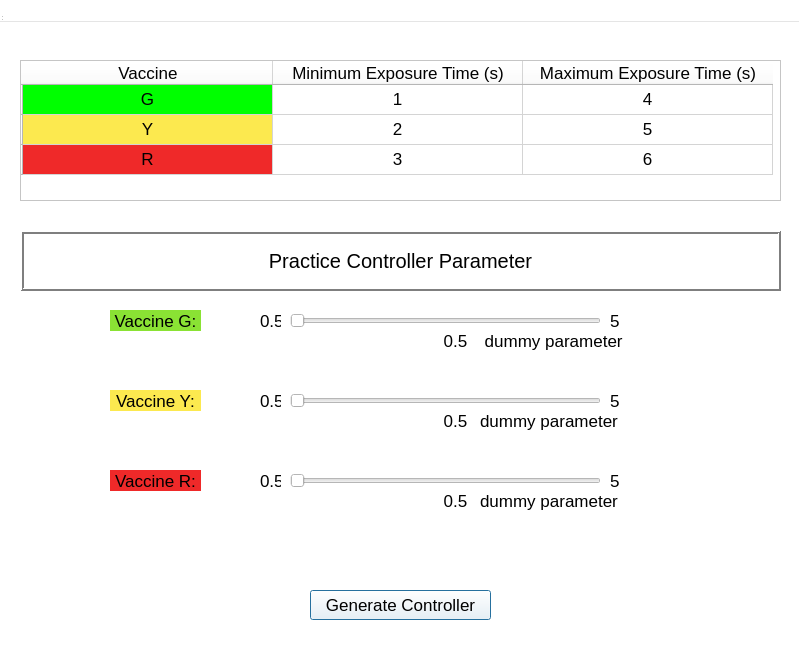
<?xml version="1.0" encoding="UTF-8"?>
<ui version="4.0">
 <class>MainWindow</class>
 <widget class="QDialog" name="MainWindow">
  <property name="geometry">
   <rect>
    <x>0</x>
    <y>0</y>
    <width>799</width>
    <height>665</height>
   </rect>
  </property>
  <property name="palette">
   <palette>
    <active>
     <colorrole role="WindowText">
      <brush brushstyle="SolidPattern">
       <color alpha="255">
        <red>0</red>
        <green>0</green>
        <blue>0</blue>
       </color>
      </brush>
     </colorrole>
     <colorrole role="Button">
      <brush brushstyle="SolidPattern">
       <color alpha="255">
        <red>255</red>
        <green>255</green>
        <blue>255</blue>
       </color>
      </brush>
     </colorrole>
     <colorrole role="Light">
      <brush brushstyle="SolidPattern">
       <color alpha="255">
        <red>255</red>
        <green>255</green>
        <blue>255</blue>
       </color>
      </brush>
     </colorrole>
     <colorrole role="Midlight">
      <brush brushstyle="SolidPattern">
       <color alpha="255">
        <red>255</red>
        <green>255</green>
        <blue>255</blue>
       </color>
      </brush>
     </colorrole>
     <colorrole role="Dark">
      <brush brushstyle="SolidPattern">
       <color alpha="255">
        <red>127</red>
        <green>127</green>
        <blue>127</blue>
       </color>
      </brush>
     </colorrole>
     <colorrole role="Mid">
      <brush brushstyle="SolidPattern">
       <color alpha="255">
        <red>170</red>
        <green>170</green>
        <blue>170</blue>
       </color>
      </brush>
     </colorrole>
     <colorrole role="Text">
      <brush brushstyle="SolidPattern">
       <color alpha="255">
        <red>0</red>
        <green>0</green>
        <blue>0</blue>
       </color>
      </brush>
     </colorrole>
     <colorrole role="BrightText">
      <brush brushstyle="SolidPattern">
       <color alpha="255">
        <red>255</red>
        <green>255</green>
        <blue>255</blue>
       </color>
      </brush>
     </colorrole>
     <colorrole role="ButtonText">
      <brush brushstyle="SolidPattern">
       <color alpha="255">
        <red>0</red>
        <green>0</green>
        <blue>0</blue>
       </color>
      </brush>
     </colorrole>
     <colorrole role="Base">
      <brush brushstyle="SolidPattern">
       <color alpha="255">
        <red>255</red>
        <green>255</green>
        <blue>255</blue>
       </color>
      </brush>
     </colorrole>
     <colorrole role="Window">
      <brush brushstyle="SolidPattern">
       <color alpha="255">
        <red>255</red>
        <green>255</green>
        <blue>255</blue>
       </color>
      </brush>
     </colorrole>
     <colorrole role="Shadow">
      <brush brushstyle="SolidPattern">
       <color alpha="255">
        <red>0</red>
        <green>0</green>
        <blue>0</blue>
       </color>
      </brush>
     </colorrole>
     <colorrole role="AlternateBase">
      <brush brushstyle="SolidPattern">
       <color alpha="255">
        <red>255</red>
        <green>255</green>
        <blue>255</blue>
       </color>
      </brush>
     </colorrole>
     <colorrole role="ToolTipBase">
      <brush brushstyle="SolidPattern">
       <color alpha="255">
        <red>255</red>
        <green>255</green>
        <blue>220</blue>
       </color>
      </brush>
     </colorrole>
     <colorrole role="ToolTipText">
      <brush brushstyle="SolidPattern">
       <color alpha="255">
        <red>0</red>
        <green>0</green>
        <blue>0</blue>
       </color>
      </brush>
     </colorrole>
    </active>
    <inactive>
     <colorrole role="WindowText">
      <brush brushstyle="SolidPattern">
       <color alpha="255">
        <red>0</red>
        <green>0</green>
        <blue>0</blue>
       </color>
      </brush>
     </colorrole>
     <colorrole role="Button">
      <brush brushstyle="SolidPattern">
       <color alpha="255">
        <red>255</red>
        <green>255</green>
        <blue>255</blue>
       </color>
      </brush>
     </colorrole>
     <colorrole role="Light">
      <brush brushstyle="SolidPattern">
       <color alpha="255">
        <red>255</red>
        <green>255</green>
        <blue>255</blue>
       </color>
      </brush>
     </colorrole>
     <colorrole role="Midlight">
      <brush brushstyle="SolidPattern">
       <color alpha="255">
        <red>255</red>
        <green>255</green>
        <blue>255</blue>
       </color>
      </brush>
     </colorrole>
     <colorrole role="Dark">
      <brush brushstyle="SolidPattern">
       <color alpha="255">
        <red>127</red>
        <green>127</green>
        <blue>127</blue>
       </color>
      </brush>
     </colorrole>
     <colorrole role="Mid">
      <brush brushstyle="SolidPattern">
       <color alpha="255">
        <red>170</red>
        <green>170</green>
        <blue>170</blue>
       </color>
      </brush>
     </colorrole>
     <colorrole role="Text">
      <brush brushstyle="SolidPattern">
       <color alpha="255">
        <red>0</red>
        <green>0</green>
        <blue>0</blue>
       </color>
      </brush>
     </colorrole>
     <colorrole role="BrightText">
      <brush brushstyle="SolidPattern">
       <color alpha="255">
        <red>255</red>
        <green>255</green>
        <blue>255</blue>
       </color>
      </brush>
     </colorrole>
     <colorrole role="ButtonText">
      <brush brushstyle="SolidPattern">
       <color alpha="255">
        <red>0</red>
        <green>0</green>
        <blue>0</blue>
       </color>
      </brush>
     </colorrole>
     <colorrole role="Base">
      <brush brushstyle="SolidPattern">
       <color alpha="255">
        <red>255</red>
        <green>255</green>
        <blue>255</blue>
       </color>
      </brush>
     </colorrole>
     <colorrole role="Window">
      <brush brushstyle="SolidPattern">
       <color alpha="255">
        <red>255</red>
        <green>255</green>
        <blue>255</blue>
       </color>
      </brush>
     </colorrole>
     <colorrole role="Shadow">
      <brush brushstyle="SolidPattern">
       <color alpha="255">
        <red>0</red>
        <green>0</green>
        <blue>0</blue>
       </color>
      </brush>
     </colorrole>
     <colorrole role="AlternateBase">
      <brush brushstyle="SolidPattern">
       <color alpha="255">
        <red>255</red>
        <green>255</green>
        <blue>255</blue>
       </color>
      </brush>
     </colorrole>
     <colorrole role="ToolTipBase">
      <brush brushstyle="SolidPattern">
       <color alpha="255">
        <red>255</red>
        <green>255</green>
        <blue>220</blue>
       </color>
      </brush>
     </colorrole>
     <colorrole role="ToolTipText">
      <brush brushstyle="SolidPattern">
       <color alpha="255">
        <red>0</red>
        <green>0</green>
        <blue>0</blue>
       </color>
      </brush>
     </colorrole>
    </inactive>
    <disabled>
     <colorrole role="WindowText">
      <brush brushstyle="SolidPattern">
       <color alpha="255">
        <red>127</red>
        <green>127</green>
        <blue>127</blue>
       </color>
      </brush>
     </colorrole>
     <colorrole role="Button">
      <brush brushstyle="SolidPattern">
       <color alpha="255">
        <red>255</red>
        <green>255</green>
        <blue>255</blue>
       </color>
      </brush>
     </colorrole>
     <colorrole role="Light">
      <brush brushstyle="SolidPattern">
       <color alpha="255">
        <red>255</red>
        <green>255</green>
        <blue>255</blue>
       </color>
      </brush>
     </colorrole>
     <colorrole role="Midlight">
      <brush brushstyle="SolidPattern">
       <color alpha="255">
        <red>255</red>
        <green>255</green>
        <blue>255</blue>
       </color>
      </brush>
     </colorrole>
     <colorrole role="Dark">
      <brush brushstyle="SolidPattern">
       <color alpha="255">
        <red>127</red>
        <green>127</green>
        <blue>127</blue>
       </color>
      </brush>
     </colorrole>
     <colorrole role="Mid">
      <brush brushstyle="SolidPattern">
       <color alpha="255">
        <red>170</red>
        <green>170</green>
        <blue>170</blue>
       </color>
      </brush>
     </colorrole>
     <colorrole role="Text">
      <brush brushstyle="SolidPattern">
       <color alpha="255">
        <red>127</red>
        <green>127</green>
        <blue>127</blue>
       </color>
      </brush>
     </colorrole>
     <colorrole role="BrightText">
      <brush brushstyle="SolidPattern">
       <color alpha="255">
        <red>255</red>
        <green>255</green>
        <blue>255</blue>
       </color>
      </brush>
     </colorrole>
     <colorrole role="ButtonText">
      <brush brushstyle="SolidPattern">
       <color alpha="255">
        <red>127</red>
        <green>127</green>
        <blue>127</blue>
       </color>
      </brush>
     </colorrole>
     <colorrole role="Base">
      <brush brushstyle="SolidPattern">
       <color alpha="255">
        <red>255</red>
        <green>255</green>
        <blue>255</blue>
       </color>
      </brush>
     </colorrole>
     <colorrole role="Window">
      <brush brushstyle="SolidPattern">
       <color alpha="255">
        <red>255</red>
        <green>255</green>
        <blue>255</blue>
       </color>
      </brush>
     </colorrole>
     <colorrole role="Shadow">
      <brush brushstyle="SolidPattern">
       <color alpha="255">
        <red>0</red>
        <green>0</green>
        <blue>0</blue>
       </color>
      </brush>
     </colorrole>
     <colorrole role="AlternateBase">
      <brush brushstyle="SolidPattern">
       <color alpha="255">
        <red>255</red>
        <green>255</green>
        <blue>255</blue>
       </color>
      </brush>
     </colorrole>
     <colorrole role="ToolTipBase">
      <brush brushstyle="SolidPattern">
       <color alpha="255">
        <red>255</red>
        <green>255</green>
        <blue>220</blue>
       </color>
      </brush>
     </colorrole>
     <colorrole role="ToolTipText">
      <brush brushstyle="SolidPattern">
       <color alpha="255">
        <red>0</red>
        <green>0</green>
        <blue>0</blue>
       </color>
      </brush>
     </colorrole>
    </disabled>
   </palette>
  </property>
  <property name="windowTitle">
   <string>MainWindow</string>
  </property>
  <widget class="QWidget" name="centralwidget" native="true">
   <property name="geometry">
    <rect>
     <x>0</x>
     <y>0</y>
     <width>791</width>
     <height>680</height>
    </rect>
   </property>
   <property name="font">
    <font>
     <pointsize>13</pointsize>
    </font>
   </property>
   <widget class="QTableWidget" name="tableWidget">
    <property name="geometry">
     <rect>
      <x>20</x>
      <y>60</y>
      <width>761</width>
      <height>141</height>
     </rect>
    </property>
    <attribute name="horizontalHeaderDefaultSectionSize">
     <number>250</number>
    </attribute>
    <row>
     <property name="text">
      <string/>
     </property>
    </row>
    <row>
     <property name="text">
      <string/>
     </property>
    </row>
    <row>
     <property name="text">
      <string/>
     </property>
    </row>
    <column>
     <property name="text">
      <string>Vaccine</string>
     </property>
    </column>
    <column>
     <property name="text">
      <string>Minimum Exposure Time (s)</string>
     </property>
    </column>
    <column>
     <property name="text">
      <string>Maximum Exposure Time (s)</string>
     </property>
    </column>
    <item row="0" column="0">
     <property name="text">
      <string>G</string>
     </property>
     <property name="textAlignment">
      <set>AlignCenter</set>
     </property>
     <property name="background">
      <brush brushstyle="SolidPattern">
       <color alpha="255">
        <red>0</red>
        <green>255</green>
        <blue>0</blue>
       </color>
      </brush>
     </property>
     <property name="foreground">
      <brush brushstyle="NoBrush">
       <color alpha="255">
        <red>0</red>
        <green>0</green>
        <blue>0</blue>
       </color>
      </brush>
     </property>
    </item>
    <item row="0" column="1">
     <property name="text">
      <string>1</string>
     </property>
     <property name="textAlignment">
      <set>AlignCenter</set>
     </property>
    </item>
    <item row="0" column="2">
     <property name="text">
      <string>4</string>
     </property>
     <property name="textAlignment">
      <set>AlignCenter</set>
     </property>
    </item>
    <item row="1" column="0">
     <property name="text">
      <string>Y</string>
     </property>
     <property name="textAlignment">
      <set>AlignCenter</set>
     </property>
     <property name="background">
      <brush brushstyle="SolidPattern">
       <color alpha="255">
        <red>252</red>
        <green>233</green>
        <blue>79</blue>
       </color>
      </brush>
     </property>
    </item>
    <item row="1" column="1">
     <property name="text">
      <string>2</string>
     </property>
     <property name="textAlignment">
      <set>AlignCenter</set>
     </property>
    </item>
    <item row="1" column="2">
     <property name="text">
      <string>5</string>
     </property>
     <property name="textAlignment">
      <set>AlignCenter</set>
     </property>
    </item>
    <item row="2" column="0">
     <property name="text">
      <string>R</string>
     </property>
     <property name="textAlignment">
      <set>AlignCenter</set>
     </property>
     <property name="background">
      <brush brushstyle="SolidPattern">
       <color alpha="255">
        <red>239</red>
        <green>41</green>
        <blue>41</blue>
       </color>
      </brush>
     </property>
    </item>
    <item row="2" column="1">
     <property name="text">
      <string>3</string>
     </property>
     <property name="textAlignment">
      <set>AlignCenter</set>
     </property>
    </item>
    <item row="2" column="2">
     <property name="text">
      <string>6</string>
     </property>
     <property name="textAlignment">
      <set>AlignCenter</set>
     </property>
    </item>
   </widget>
   <widget class="QSlider" name="horizontalSlider">
    <property name="geometry">
     <rect>
      <x>290</x>
      <y>280</y>
      <width>311</width>
      <height>81</height>
     </rect>
    </property>
    <property name="minimum">
     <number>10</number>
    </property>
    <property name="maximum">
     <number>100</number>
    </property>
    <property name="orientation">
     <enum>Qt::Horizontal</enum>
    </property>
   </widget>
   <widget class="QSlider" name="horizontalSlider_2">
    <property name="geometry">
     <rect>
      <x>290</x>
      <y>360</y>
      <width>311</width>
      <height>81</height>
     </rect>
    </property>
    <property name="minimum">
     <number>10</number>
    </property>
    <property name="maximum">
     <number>100</number>
    </property>
    <property name="orientation">
     <enum>Qt::Horizontal</enum>
    </property>
   </widget>
   <widget class="QSlider" name="horizontalSlider_3">
    <property name="geometry">
     <rect>
      <x>290</x>
      <y>440</y>
      <width>311</width>
      <height>81</height>
     </rect>
    </property>
    <property name="minimum">
     <number>10</number>
    </property>
    <property name="maximum">
     <number>100</number>
    </property>
    <property name="orientation">
     <enum>Qt::Horizontal</enum>
    </property>
   </widget>
   <widget class="QLabel" name="label">
    <property name="geometry">
     <rect>
      <x>20</x>
      <y>230</y>
      <width>761</width>
      <height>61</height>
     </rect>
    </property>
    <property name="palette">
     <palette>
      <active>
       <colorrole role="WindowText">
        <brush brushstyle="SolidPattern">
         <color alpha="255">
          <red>0</red>
          <green>0</green>
          <blue>0</blue>
         </color>
        </brush>
       </colorrole>
       <colorrole role="Button">
        <brush brushstyle="SolidPattern">
         <color alpha="255">
          <red>255</red>
          <green>255</green>
          <blue>255</blue>
         </color>
        </brush>
       </colorrole>
       <colorrole role="Light">
        <brush brushstyle="SolidPattern">
         <color alpha="255">
          <red>255</red>
          <green>255</green>
          <blue>255</blue>
         </color>
        </brush>
       </colorrole>
       <colorrole role="Midlight">
        <brush brushstyle="SolidPattern">
         <color alpha="255">
          <red>255</red>
          <green>255</green>
          <blue>255</blue>
         </color>
        </brush>
       </colorrole>
       <colorrole role="Dark">
        <brush brushstyle="SolidPattern">
         <color alpha="255">
          <red>127</red>
          <green>127</green>
          <blue>127</blue>
         </color>
        </brush>
       </colorrole>
       <colorrole role="Mid">
        <brush brushstyle="SolidPattern">
         <color alpha="255">
          <red>170</red>
          <green>170</green>
          <blue>170</blue>
         </color>
        </brush>
       </colorrole>
       <colorrole role="Text">
        <brush brushstyle="SolidPattern">
         <color alpha="255">
          <red>0</red>
          <green>0</green>
          <blue>0</blue>
         </color>
        </brush>
       </colorrole>
       <colorrole role="BrightText">
        <brush brushstyle="SolidPattern">
         <color alpha="255">
          <red>255</red>
          <green>255</green>
          <blue>255</blue>
         </color>
        </brush>
       </colorrole>
       <colorrole role="ButtonText">
        <brush brushstyle="SolidPattern">
         <color alpha="255">
          <red>0</red>
          <green>0</green>
          <blue>0</blue>
         </color>
        </brush>
       </colorrole>
       <colorrole role="Base">
        <brush brushstyle="SolidPattern">
         <color alpha="255">
          <red>255</red>
          <green>255</green>
          <blue>255</blue>
         </color>
        </brush>
       </colorrole>
       <colorrole role="Window">
        <brush brushstyle="SolidPattern">
         <color alpha="255">
          <red>255</red>
          <green>255</green>
          <blue>255</blue>
         </color>
        </brush>
       </colorrole>
       <colorrole role="Shadow">
        <brush brushstyle="SolidPattern">
         <color alpha="255">
          <red>0</red>
          <green>0</green>
          <blue>0</blue>
         </color>
        </brush>
       </colorrole>
       <colorrole role="AlternateBase">
        <brush brushstyle="SolidPattern">
         <color alpha="255">
          <red>255</red>
          <green>255</green>
          <blue>255</blue>
         </color>
        </brush>
       </colorrole>
       <colorrole role="ToolTipBase">
        <brush brushstyle="SolidPattern">
         <color alpha="255">
          <red>255</red>
          <green>255</green>
          <blue>220</blue>
         </color>
        </brush>
       </colorrole>
       <colorrole role="ToolTipText">
        <brush brushstyle="SolidPattern">
         <color alpha="255">
          <red>0</red>
          <green>0</green>
          <blue>0</blue>
         </color>
        </brush>
       </colorrole>
      </active>
      <inactive>
       <colorrole role="WindowText">
        <brush brushstyle="SolidPattern">
         <color alpha="255">
          <red>0</red>
          <green>0</green>
          <blue>0</blue>
         </color>
        </brush>
       </colorrole>
       <colorrole role="Button">
        <brush brushstyle="SolidPattern">
         <color alpha="255">
          <red>255</red>
          <green>255</green>
          <blue>255</blue>
         </color>
        </brush>
       </colorrole>
       <colorrole role="Light">
        <brush brushstyle="SolidPattern">
         <color alpha="255">
          <red>255</red>
          <green>255</green>
          <blue>255</blue>
         </color>
        </brush>
       </colorrole>
       <colorrole role="Midlight">
        <brush brushstyle="SolidPattern">
         <color alpha="255">
          <red>255</red>
          <green>255</green>
          <blue>255</blue>
         </color>
        </brush>
       </colorrole>
       <colorrole role="Dark">
        <brush brushstyle="SolidPattern">
         <color alpha="255">
          <red>127</red>
          <green>127</green>
          <blue>127</blue>
         </color>
        </brush>
       </colorrole>
       <colorrole role="Mid">
        <brush brushstyle="SolidPattern">
         <color alpha="255">
          <red>170</red>
          <green>170</green>
          <blue>170</blue>
         </color>
        </brush>
       </colorrole>
       <colorrole role="Text">
        <brush brushstyle="SolidPattern">
         <color alpha="255">
          <red>0</red>
          <green>0</green>
          <blue>0</blue>
         </color>
        </brush>
       </colorrole>
       <colorrole role="BrightText">
        <brush brushstyle="SolidPattern">
         <color alpha="255">
          <red>255</red>
          <green>255</green>
          <blue>255</blue>
         </color>
        </brush>
       </colorrole>
       <colorrole role="ButtonText">
        <brush brushstyle="SolidPattern">
         <color alpha="255">
          <red>0</red>
          <green>0</green>
          <blue>0</blue>
         </color>
        </brush>
       </colorrole>
       <colorrole role="Base">
        <brush brushstyle="SolidPattern">
         <color alpha="255">
          <red>255</red>
          <green>255</green>
          <blue>255</blue>
         </color>
        </brush>
       </colorrole>
       <colorrole role="Window">
        <brush brushstyle="SolidPattern">
         <color alpha="255">
          <red>255</red>
          <green>255</green>
          <blue>255</blue>
         </color>
        </brush>
       </colorrole>
       <colorrole role="Shadow">
        <brush brushstyle="SolidPattern">
         <color alpha="255">
          <red>0</red>
          <green>0</green>
          <blue>0</blue>
         </color>
        </brush>
       </colorrole>
       <colorrole role="AlternateBase">
        <brush brushstyle="SolidPattern">
         <color alpha="255">
          <red>255</red>
          <green>255</green>
          <blue>255</blue>
         </color>
        </brush>
       </colorrole>
       <colorrole role="ToolTipBase">
        <brush brushstyle="SolidPattern">
         <color alpha="255">
          <red>255</red>
          <green>255</green>
          <blue>220</blue>
         </color>
        </brush>
       </colorrole>
       <colorrole role="ToolTipText">
        <brush brushstyle="SolidPattern">
         <color alpha="255">
          <red>0</red>
          <green>0</green>
          <blue>0</blue>
         </color>
        </brush>
       </colorrole>
      </inactive>
      <disabled>
       <colorrole role="WindowText">
        <brush brushstyle="SolidPattern">
         <color alpha="255">
          <red>127</red>
          <green>127</green>
          <blue>127</blue>
         </color>
        </brush>
       </colorrole>
       <colorrole role="Button">
        <brush brushstyle="SolidPattern">
         <color alpha="255">
          <red>255</red>
          <green>255</green>
          <blue>255</blue>
         </color>
        </brush>
       </colorrole>
       <colorrole role="Light">
        <brush brushstyle="SolidPattern">
         <color alpha="255">
          <red>255</red>
          <green>255</green>
          <blue>255</blue>
         </color>
        </brush>
       </colorrole>
       <colorrole role="Midlight">
        <brush brushstyle="SolidPattern">
         <color alpha="255">
          <red>255</red>
          <green>255</green>
          <blue>255</blue>
         </color>
        </brush>
       </colorrole>
       <colorrole role="Dark">
        <brush brushstyle="SolidPattern">
         <color alpha="255">
          <red>127</red>
          <green>127</green>
          <blue>127</blue>
         </color>
        </brush>
       </colorrole>
       <colorrole role="Mid">
        <brush brushstyle="SolidPattern">
         <color alpha="255">
          <red>170</red>
          <green>170</green>
          <blue>170</blue>
         </color>
        </brush>
       </colorrole>
       <colorrole role="Text">
        <brush brushstyle="SolidPattern">
         <color alpha="255">
          <red>127</red>
          <green>127</green>
          <blue>127</blue>
         </color>
        </brush>
       </colorrole>
       <colorrole role="BrightText">
        <brush brushstyle="SolidPattern">
         <color alpha="255">
          <red>255</red>
          <green>255</green>
          <blue>255</blue>
         </color>
        </brush>
       </colorrole>
       <colorrole role="ButtonText">
        <brush brushstyle="SolidPattern">
         <color alpha="255">
          <red>127</red>
          <green>127</green>
          <blue>127</blue>
         </color>
        </brush>
       </colorrole>
       <colorrole role="Base">
        <brush brushstyle="SolidPattern">
         <color alpha="255">
          <red>255</red>
          <green>255</green>
          <blue>255</blue>
         </color>
        </brush>
       </colorrole>
       <colorrole role="Window">
        <brush brushstyle="SolidPattern">
         <color alpha="255">
          <red>255</red>
          <green>255</green>
          <blue>255</blue>
         </color>
        </brush>
       </colorrole>
       <colorrole role="Shadow">
        <brush brushstyle="SolidPattern">
         <color alpha="255">
          <red>0</red>
          <green>0</green>
          <blue>0</blue>
         </color>
        </brush>
       </colorrole>
       <colorrole role="AlternateBase">
        <brush brushstyle="SolidPattern">
         <color alpha="255">
          <red>255</red>
          <green>255</green>
          <blue>255</blue>
         </color>
        </brush>
       </colorrole>
       <colorrole role="ToolTipBase">
        <brush brushstyle="SolidPattern">
         <color alpha="255">
          <red>255</red>
          <green>255</green>
          <blue>220</blue>
         </color>
        </brush>
       </colorrole>
       <colorrole role="ToolTipText">
        <brush brushstyle="SolidPattern">
         <color alpha="255">
          <red>0</red>
          <green>0</green>
          <blue>0</blue>
         </color>
        </brush>
       </colorrole>
      </disabled>
     </palette>
    </property>
    <property name="font">
     <font>
      <pointsize>15</pointsize>
     </font>
    </property>
    <property name="autoFillBackground">
     <bool>false</bool>
    </property>
    <property name="frameShape">
     <enum>QFrame::Box</enum>
    </property>
    <property name="frameShadow">
     <enum>QFrame::Raised</enum>
    </property>
    <property name="lineWidth">
     <number>2</number>
    </property>
    <property name="midLineWidth">
     <number>0</number>
    </property>
    <property name="text">
     <string>Practice Controller Parameter</string>
    </property>
    <property name="alignment">
     <set>Qt::AlignCenter</set>
    </property>
   </widget>
   <widget class="QLabel" name="label_2">
    <property name="geometry">
     <rect>
      <x>110</x>
      <y>310</y>
      <width>91</width>
      <height>21</height>
     </rect>
    </property>
    <property name="autoFillBackground">
     <bool>false</bool>
    </property>
    <property name="styleSheet">
     <string notr="true">background-color: rgb(138, 226, 52);</string>
    </property>
    <property name="text">
     <string>Vaccine G:</string>
    </property>
    <property name="alignment">
     <set>Qt::AlignCenter</set>
    </property>
   </widget>
   <widget class="QLabel" name="label_3">
    <property name="geometry">
     <rect>
      <x>110</x>
      <y>390</y>
      <width>91</width>
      <height>21</height>
     </rect>
    </property>
    <property name="autoFillBackground">
     <bool>false</bool>
    </property>
    <property name="styleSheet">
     <string notr="true">background-color: rgb(252, 233, 79);</string>
    </property>
    <property name="text">
     <string>Vaccine Y:</string>
    </property>
    <property name="alignment">
     <set>Qt::AlignCenter</set>
    </property>
   </widget>
   <widget class="QLabel" name="label_4">
    <property name="geometry">
     <rect>
      <x>110</x>
      <y>470</y>
      <width>91</width>
      <height>21</height>
     </rect>
    </property>
    <property name="autoFillBackground">
     <bool>false</bool>
    </property>
    <property name="styleSheet">
     <string notr="true">background-color: rgb(239, 41, 41);</string>
    </property>
    <property name="text">
     <string>Vaccine R:</string>
    </property>
    <property name="alignment">
     <set>Qt::AlignCenter</set>
    </property>
   </widget>
   <widget class="QLabel" name="label_5">
    <property name="geometry">
     <rect>
      <x>260</x>
      <y>310</y>
      <width>21</width>
      <height>21</height>
     </rect>
    </property>
    <property name="text">
     <string>0.5</string>
    </property>
   </widget>
   <widget class="QLabel" name="label_6">
    <property name="geometry">
     <rect>
      <x>260</x>
      <y>390</y>
      <width>21</width>
      <height>21</height>
     </rect>
    </property>
    <property name="text">
     <string>0.5</string>
    </property>
   </widget>
   <widget class="QLabel" name="label_7">
    <property name="geometry">
     <rect>
      <x>260</x>
      <y>470</y>
      <width>21</width>
      <height>21</height>
     </rect>
    </property>
    <property name="text">
     <string>0.5</string>
    </property>
   </widget>
   <widget class="QLabel" name="label_8">
    <property name="geometry">
     <rect>
      <x>610</x>
      <y>310</y>
      <width>31</width>
      <height>21</height>
     </rect>
    </property>
    <property name="text">
     <string>5</string>
    </property>
   </widget>
   <widget class="QLabel" name="label_9">
    <property name="geometry">
     <rect>
      <x>610</x>
      <y>390</y>
      <width>31</width>
      <height>21</height>
     </rect>
    </property>
    <property name="text">
     <string>5</string>
    </property>
   </widget>
   <widget class="QLabel" name="label_10">
    <property name="geometry">
     <rect>
      <x>610</x>
      <y>470</y>
      <width>31</width>
      <height>21</height>
     </rect>
    </property>
    <property name="text">
     <string>5</string>
    </property>
   </widget>
   <widget class="QLabel" name="label_12">
    <property name="geometry">
     <rect>
      <x>440</x>
      <y>330</y>
      <width>31</width>
      <height>21</height>
     </rect>
    </property>
    <property name="text">
     <string>0.5</string>
    </property>
    <property name="alignment">
     <set>Qt::AlignCenter</set>
    </property>
   </widget>
   <widget class="QLabel" name="label_13">
    <property name="geometry">
     <rect>
      <x>440</x>
      <y>410</y>
      <width>31</width>
      <height>21</height>
     </rect>
    </property>
    <property name="text">
     <string>0.5</string>
    </property>
    <property name="alignment">
     <set>Qt::AlignCenter</set>
    </property>
   </widget>
   <widget class="QLabel" name="label_14">
    <property name="geometry">
     <rect>
      <x>440</x>
      <y>490</y>
      <width>31</width>
      <height>21</height>
     </rect>
    </property>
    <property name="text">
     <string>0.5</string>
    </property>
    <property name="alignment">
     <set>Qt::AlignCenter</set>
    </property>
   </widget>
   <widget class="QPushButton" name="generateControllerButton">
    <property name="geometry">
     <rect>
      <x>310</x>
      <y>590</y>
      <width>181</width>
      <height>30</height>
     </rect>
    </property>
    <property name="text">
     <string>Generate Controller</string>
    </property>
   </widget>
   <widget class="QLabel" name="label_15">
    <property name="geometry">
     <rect>
      <x>480</x>
      <y>330</y>
      <width>281</width>
      <height>21</height>
     </rect>
    </property>
    <property name="text">
     <string> dummy parameter</string>
    </property>
   </widget>
   <widget class="QLabel" name="label_16">
    <property name="geometry">
     <rect>
      <x>480</x>
      <y>410</y>
      <width>281</width>
      <height>21</height>
     </rect>
    </property>
    <property name="text">
     <string>dummy parameter</string>
    </property>
   </widget>
   <widget class="QLabel" name="label_17">
    <property name="geometry">
     <rect>
      <x>480</x>
      <y>490</y>
      <width>271</width>
      <height>21</height>
     </rect>
    </property>
    <property name="text">
     <string>dummy parameter</string>
    </property>
   </widget>
  </widget>
  <widget class="QMenuBar" name="menubar">
   <property name="geometry">
    <rect>
     <x>0</x>
     <y>0</y>
     <width>799</width>
     <height>22</height>
    </rect>
   </property>
  </widget>
  <widget class="QStatusBar" name="statusbar">
   <property name="geometry">
    <rect>
     <x>0</x>
     <y>0</y>
     <width>3</width>
     <height>22</height>
    </rect>
   </property>
  </widget>
 </widget>
 <resources/>
 <connections/>
</ui>
